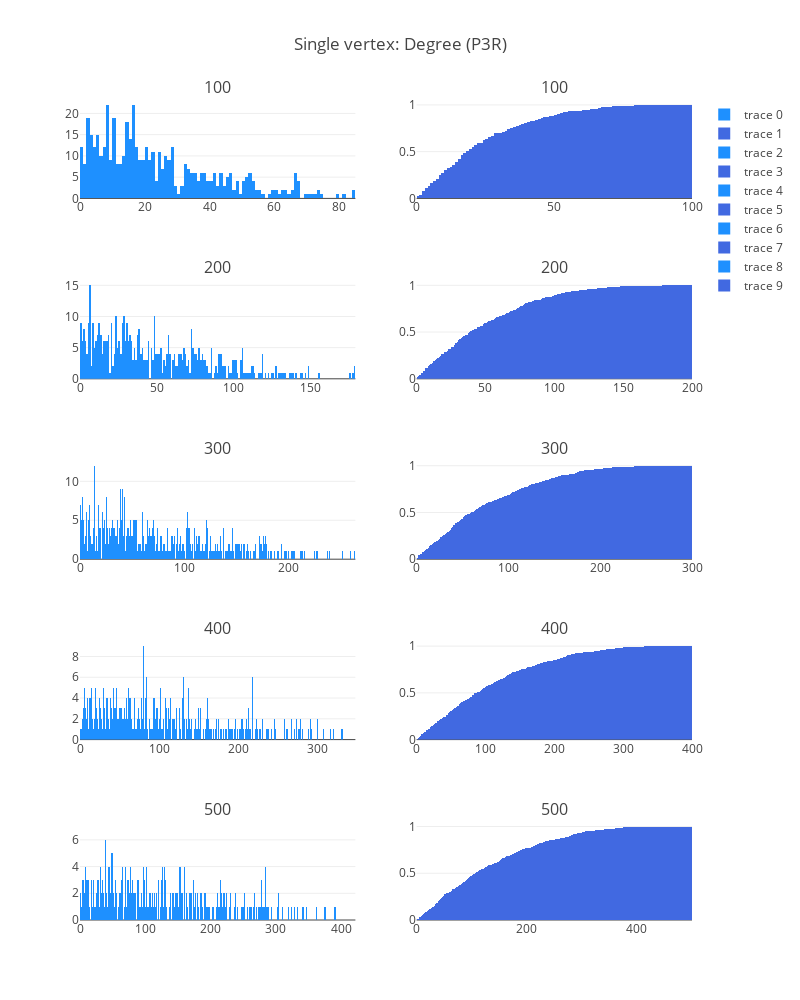

This figure's notebook cell:
### Code cell
fig['layout'].update(height=1000, width=800, title='Single vertex: Degree (P3R)')
iplot(fig, filename='simple-subplot')

### Figure 1 — Plotly figure (JSON) as saved in the notebook; plotly's stock layout.template omitted (floating-point values rounded to 4 significant figures; data arrays with more than 128 entries replaced by an {"elided": "..."} marker saying what was removed)
{"data": [{"marker": {"color": "dodgerblue"}, "type": "histogram", "x": {"elided": "500 int values"}, "xaxis": "x1", "xbins": {"end": 100, "size": 1, "start": 0}, "yaxis": "y1"}, {"cumulative": {"enabled": true}, "histnorm": "probability", "marker": {"color": "royalblue"}, "type": "histogram", "x": {"elided": "500 int values"}, "xaxis": "x2", "xbins": {"end": 100, "size": 1, "start": 0}, "yaxis": "y2"}, {"marker": {"color": "dodgerblue"}, "type": "histogram", "x": {"elided": "500 int values"}, "xaxis": "x3", "xbins": {"end": 200, "size": 1, "start": 0}, "yaxis": "y3"}, {"cumulative": {"enabled": true}, "histnorm": "probability", "marker": {"color": "royalblue"}, "type": "histogram", "x": {"elided": "500 int values"}, "xaxis": "x4", "xbins": {"end": 200, "size": 1, "start": 0}, "yaxis": "y4"}, {"marker": {"color": "dodgerblue"}, "type": "histogram", "x": {"elided": "500 int values"}, "xaxis": "x5", "xbins": {"end": 300, "size": 1, "start": 0}, "yaxis": "y5"}, {"cumulative": {"enabled": true}, "histnorm": "probability", "marker": {"color": "royalblue"}, "type": "histogram", "x": {"elided": "500 int values"}, "xaxis": "x6", "xbins": {"end": 300, "size": 1, "start": 0}, "yaxis": "y6"}, {"marker": {"color": "dodgerblue"}, "type": "histogram", "x": {"elided": "500 int values"}, "xaxis": "x7", "xbins": {"end": 400, "size": 1, "start": 0}, "yaxis": "y7"}, {"cumulative": {"enabled": true}, "histnorm": "probability", "marker": {"color": "royalblue"}, "type": "histogram", "x": {"elided": "500 int values"}, "xaxis": "x8", "xbins": {"end": 400, "size": 1, "start": 0}, "yaxis": "y8"}, {"marker": {"color": "dodgerblue"}, "type": "histogram", "x": {"elided": "500 int values"}, "xaxis": "x9", "xbins": {"end": 500, "size": 1, "start": 0}, "yaxis": "y9"}, {"cumulative": {"enabled": true}, "histnorm": "probability", "marker": {"color": "royalblue"}, "type": "histogram", "x": {"elided": "500 int values"}, "xaxis": "x10", "xbins": {"end": 500, "size": 1, "start": 0}, "yaxis": "y10"}], "layout": {"annotations": [{"font": {"size": 16}, "showarrow": false, "text": "100", "x": 0.225, "xanchor": "center", "xref": "paper", "y": 1, "yanchor": "bottom", "yref": "paper"}, {"font": {"size": 16}, "showarrow": false, "text": "100", "x": 0.775, "xanchor": "center", "xref": "paper", "y": 1, "yanchor": "bottom", "yref": "paper"}, {"font": {"size": 16}, "showarrow": false, "text": "200", "x": 0.225, "xanchor": "center", "xref": "paper", "y": 0.78, "yanchor": "bottom", "yref": "paper"}, {"font": {"size": 16}, "showarrow": false, "text": "200", "x": 0.775, "xanchor": "center", "xref": "paper", "y": 0.78, "yanchor": "bottom", "yref": "paper"}, {"font": {"size": 16}, "showarrow": false, "text": "300", "x": 0.225, "xanchor": "center", "xref": "paper", "y": 0.56, "yanchor": "bottom", "yref": "paper"}, {"font": {"size": 16}, "showarrow": false, "text": "300", "x": 0.775, "xanchor": "center", "xref": "paper", "y": 0.56, "yanchor": "bottom", "yref": "paper"}, {"font": {"size": 16}, "showarrow": false, "text": "400", "x": 0.225, "xanchor": "center", "xref": "paper", "y": 0.34, "yanchor": "bottom", "yref": "paper"}, {"font": {"size": 16}, "showarrow": false, "text": "400", "x": 0.775, "xanchor": "center", "xref": "paper", "y": 0.34, "yanchor": "bottom", "yref": "paper"}, {"font": {"size": 16}, "showarrow": false, "text": "500", "x": 0.225, "xanchor": "center", "xref": "paper", "y": 0.12, "yanchor": "bottom", "yref": "paper"}, {"font": {"size": 16}, "showarrow": false, "text": "500", "x": 0.775, "xanchor": "center", "xref": "paper", "y": 0.12, "yanchor": "bottom", "yref": "paper"}], "height": 1000, "title": "Single vertex: Degree (P3R)", "width": 800, "xaxis1": {"anchor": "y1", "domain": [0, 0.45]}, "xaxis10": {"anchor": "y10", "domain": [0.55, 1]}, "xaxis2": {"anchor": "y2", "domain": [0.55, 1]}, "xaxis3": {"anchor": "y3", "domain": [0, 0.45]}, "xaxis4": {"anchor": "y4", "domain": [0.55, 1]}, "xaxis5": {"anchor": "y5", "domain": [0, 0.45]}, "xaxis6": {"anchor": "y6", "domain": [0.55, 1]}, "xaxis7": {"anchor": "y7", "domain": [0, 0.45]}, "xaxis8": {"anchor": "y8", "domain": [0.55, 1]}, "xaxis9": {"anchor": "y9", "domain": [0, 0.45]}, "yaxis1": {"anchor": "x1", "domain": [0.88, 1]}, "yaxis10": {"anchor": "x10", "domain": [0, 0.12]}, "yaxis2": {"anchor": "x2", "domain": [0.88, 1]}, "yaxis3": {"anchor": "x3", "domain": [0.66, 0.78]}, "yaxis4": {"anchor": "x4", "domain": [0.66, 0.78]}, "yaxis5": {"anchor": "x5", "domain": [0.44, 0.56]}, "yaxis6": {"anchor": "x6", "domain": [0.44, 0.56]}, "yaxis7": {"anchor": "x7", "domain": [0.22, 0.34]}, "yaxis8": {"anchor": "x8", "domain": [0.22, 0.34]}, "yaxis9": {"anchor": "x9", "domain": [0, 0.12]}}}
